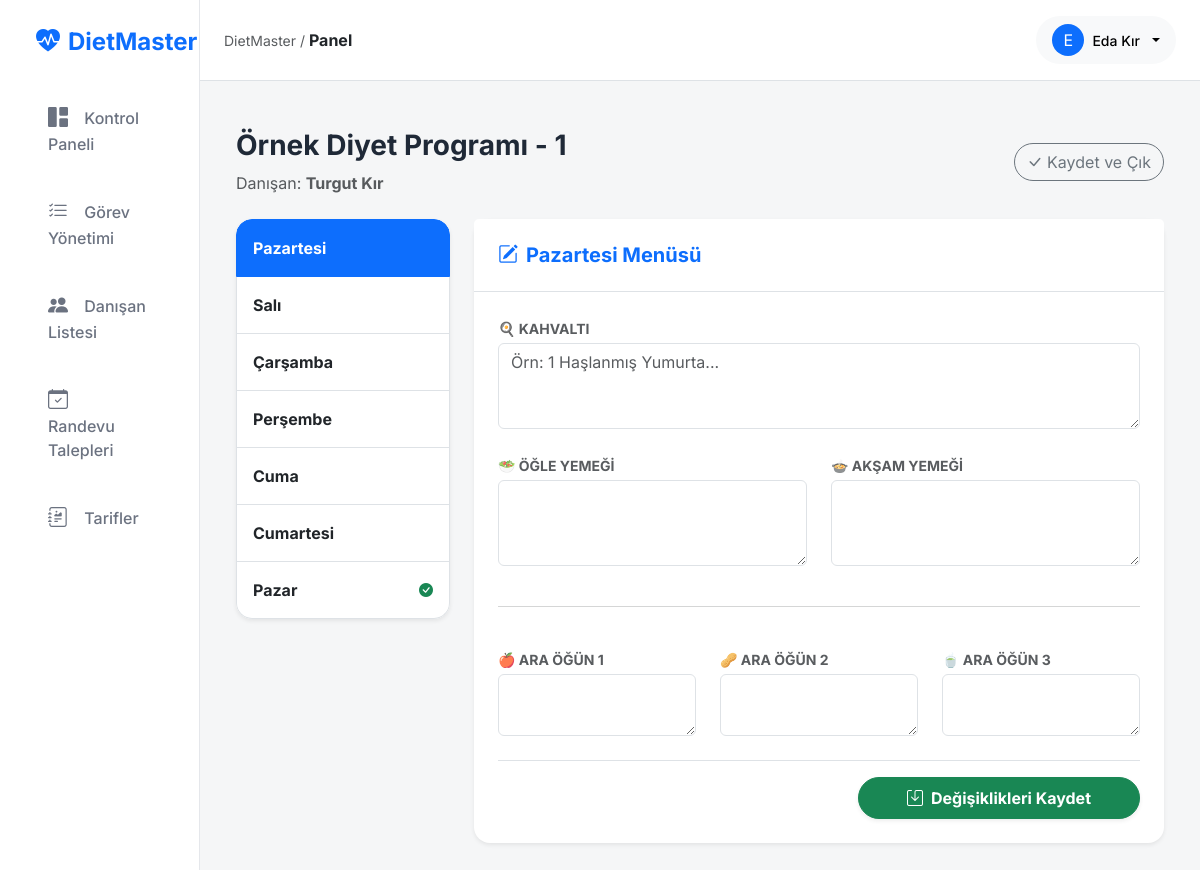
The page /nutrition/edit/2/ (signed in) on the database its author committed.
### apps/users/models.py (models this page shows, shortened)
class CustomUser(AbstractUser):
    class Role(models.TextChoices):
        ADMIN = "ADMIN", "Diyetisyen (Admin)"
        STAFF = "STAFF", "Stajyer"
        CLIENT = "CLIENT", "Danışan"
        NEW_CLIENT = "NEW_CLIENT", "Yeni Üye (Potansiyel)"
    role = models.CharField(
        max_length=50,
        choices=Role.choices,
        default=Role.NEW_CLIENT,
        verbose_name="Kullanıcı Rolü"
    )
    phone_number = models.CharField(
        max_length=15,
        blank=True,
        null=True,
        verbose_name="Telefon Numarası"
    )
    profile_photo = models.ImageField(
        upload_to='profile_photos/',
        blank=True,
        null=True,
        verbose_name="Profil Fotoğrafı"
    )

### apps/nutrition/models.py (models this page shows, shortened)
class DietProgram(models.Model):
    user = models.ForeignKey(
        settings.AUTH_USER_MODEL,
        on_delete=models.CASCADE,
        related_name="diet_programs",
        limit_choices_to={'role': 'CLIENT'} # Sadece Danışanlar seçilebilsin
    )
    title = models.CharField("Program Adı", max_length=100, help_text="Örn: 1. Hafta - Detoks Listesi")
    start_date = models.DateField("Başlangıç Tarihi")
    end_date = models.DateField("Bitiş Tarihi")
    is_active = models.BooleanField("Aktif Program mı?", default=True)
    created_at = models.DateTimeField(auto_now_add=True)

class DailyMealPlan(models.Model):
    DAYS_OF_WEEK = [
        (0, 'Pazartesi'),
        (1, 'Salı'),
        (2, 'Çarşamba'),
        (3, 'Perşembe'),
        (4, 'Cuma'),
        (5, 'Cumartesi'),
        (6, 'Pazar'),
    ]
    program = models.ForeignKey(DietProgram, on_delete=models.CASCADE, related_name="daily_plans")
    day_of_week = models.IntegerField("Gün", choices=DAYS_OF_WEEK)
    breakfast = models.TextField("Kahvaltı", blank=True)
    lunch = models.TextField("Öğle Yemeği", blank=True)
    dinner = models.TextField("Akşam Yemeği", blank=True)
    snack_1 = models.TextField("Ara Öğün 1 (Kuşluk)", blank=True)
    snack_2 = models.TextField("Ara Öğün 2 (İkindi)", blank=True)
    snack_3 = models.TextField("Ara Öğün 3 (Gece)", blank=True)
    class Meta:
        ordering = ['day_of_week']
        unique_together = ('program', 'day_of_week') # Aynı programa aynı günden 2 tane eklenemesin

### apps/nutrition/views.py (the view)
# urls.py: path('edit/<int:program_id>/', views.program_edit, name='program_edit'),
@login_required
def program_edit(request, program_id):
    if request.user.role != 'ADMIN':
        return redirect('core:dashboard')
    program = get_object_or_404(DietProgram, id=program_id)
    days = program.daily_plans.all().order_by('day_of_week')
    selected_day_id = request.GET.get('day_id')
    if selected_day_id:
        active_day = get_object_or_404(DailyMealPlan, id=selected_day_id)
    else:
        active_day = days.first()
    if request.method == 'POST':
        form = DailyMealForm(request.POST, instance=active_day)
        if form.is_valid():
            form.save()
            messages.success(request, f"{active_day.get_day_of_week_display()} güncellendi!")
            return redirect(f"{request.path}?day_id={active_day.id}")
    else:
        form = DailyMealForm(instance=active_day)
    return render(request, 'nutrition/program_editor.html', {
        'program': program,
        'days': days,
        'active_day': active_day,
        'form': form
    })

### apps/nutrition/forms.py
class DailyMealForm(forms.ModelForm):
    class Meta:
        model = DailyMealPlan
        fields = ['breakfast', 'lunch', 'dinner', 'snack_1', 'snack_2', 'snack_3']
        widgets = {
            'breakfast': forms.Textarea(attrs={'class': 'form-control', 'rows': 3, 'placeholder': 'Örn: 1 Haşlanmış Yumurta...'}),
            'lunch': forms.Textarea(attrs={'class': 'form-control', 'rows': 3}),
            'dinner': forms.Textarea(attrs={'class': 'form-control', 'rows': 3}),
            'snack_1': forms.Textarea(attrs={'class': 'form-control', 'rows': 2}),
            'snack_2': forms.Textarea(attrs={'class': 'form-control', 'rows': 2}),
            'snack_3': forms.Textarea(attrs={'class': 'form-control', 'rows': 2}),
        }

### apps/nutrition/templates/nutrition/program_editor.html (shortened to what this page needs)
{% extends 'base.html' %}
{% block content %}
<div class="container py-4">
    <div class="d-flex justify-content-between align-items-center mb-4">
        <div>
            <h3 class="fw-bold">{{ program.title }}</h3>
            <p class="text-muted mb-0">Danışan: <strong>{{ program.user.get_full_name }}</strong></p>
        </div>
        <a href="{% url 'core:dashboard' %}" class="btn btn-outline-secondary rounded-pill">
            <i class="bi bi-check-lg"></i> Kaydet ve Çık
        </a>
    </div>
    <div class="row g-4">
        <div class="col-md-3">
            <div class="list-group shadow-sm rounded-4 overflow-hidden">
                {% for day in days %}
                <a href="?day_id={{ day.id }}"
                   class="list-group-item list-group-item-action p-3 fw-bold {% if day.id == active_day.id %}active bg-primary border-primary{% endif %}">
                    <div class="d-flex justify-content-between align-items-center">
                        {{ day.get_day_of_week_display }}
                        {% if day.breakfast %}<i class="bi bi-check-circle-fill small {% if day.id == active_day.id %}text-white{% else %}text-success{% endif %}"></i>{% endif %}
                    </div>
                </a>
                {% endfor %}
            </div>
        </div>
        <div class="col-md-9">
            <div class="card border-0 shadow-sm rounded-4">
                <div class="card-header bg-white p-4 border-bottom">
                    <h5 class="fw-bold text-primary mb-0">
                        <i class="bi bi-pencil-square me-2"></i>{{ active_day.get_day_of_week_display }} Menüsü
                    </h5>
                </div>
                <div class="card-body p-4">
                    <form method="post">
                        <div class="row g-4">
                            <div class="col-12">
                                <label class="fw-bold text-muted small text-uppercase mb-1">🍳 Kahvaltı</label>
                                {{ form.breakfast }}
                            </div>
                            <div class="col-md-6">
                                <label class="fw-bold text-muted small text-uppercase mb-1">🥗 Öğle Yemeği</label>
                                {{ form.lunch }}
                            </div>
                            <div class="col-md-6">
                                <label class="fw-bold text-muted small text-uppercase mb-1">🍲 Akşam Yemeği</label>
                                {{ form.dinner }}
                            </div>
                            <div class="col-12"><hr class="text-muted opacity-25"></div>
                            <div class="col-md-4">
                                <label class="fw-bold text-muted small text-uppercase mb-1">🍎 Ara Öğün 1</label>
                                {{ form.snack_1 }}
                            </div>
                            <div class="col-md-4">
                                <label class="fw-bold text-muted small text-uppercase mb-1">🥜 Ara Öğün 2</label>
                                {{ form.snack_2 }}
                            </div>
                            <div class="col-md-4">
                                <label class="fw-bold text-muted small text-uppercase mb-1">🍵 Ara Öğün 3</label>
                                {{ form.snack_3 }}
                            </div>
                        </div>
                        <div class="d-flex justify-content-end mt-4 pt-3 border-top">
                            <button type="submit" class="btn btn-success px-5 py-2 rounded-pill fw-bold shadow-sm">
                                <i class="bi bi-save me-2"></i>Değişiklikleri Kaydet
                            </button>
                        </div>
                    </form>
                </div>
            </div>
        </div>
    </div>
</div>
{% endblock %}

### templates/base.html (shortened to what this page needs)
{% load static %}
<!DOCTYPE html>
<html lang="tr">
<head>
    <link href="https://cdn.jsdelivr.net/npm/bootstrap@5.3.2/dist/css/bootstrap.min.css" rel="stylesheet">
    <link rel="stylesheet" href="https://cdn.jsdelivr.net/npm/bootstrap-icons@1.11.3/font/bootstrap-icons.min.css">
    <link rel="stylesheet" href="{% static 'css/main.css' %}">
</head>
<body>
<div class="container-fluid">
    <div class="row">
        {% if user.is_authenticated %}
        <nav id="sidebar" class="col-md-3 col-lg-2 d-none d-md-block sidebar min-vh-100">
            <div class="position-sticky pt-3">
                <div class="px-4 pb-4 pt-2">
                    <a class="navbar-brand fs-4 fw-bold text-primary d-flex align-items-center" href="{% url 'core:dashboard' %}">
                        <i class="bi bi-heart-pulse-fill me-2"></i> DietMaster
                    </a>
                </div>
                <ul class="nav flex-column px-2">
                    <li class="nav-item mb-1">
                        <a class="nav-link {% if request.resolver_match.view_name == 'core:dashboard' %}active{% endif %}" href="{% url 'core:dashboard' %}">
                            <i class="bi bi-grid-1x2-fill"></i>
                            <span>Kontrol Paneli</span>
                        </a>
                    </li>
                    {% if user.role == 'ADMIN' %}
                    <li class="nav-item mb-1">
                        <a class="nav-link {% if 'gamification' in request.path %}active{% endif %}" href="{% url 'gamification:manager' %}">
                            <i class="bi bi-list-check"></i>
                            <span>Görev Yönetimi</span>
                        </a>
                    </li>
                    <li class="nav-item mb-1">
                        <a class="nav-link {% if 'nutrition/clients' in request.path %}active{% endif %}" href="{% url 'nutrition:client_list' %}">
                            <i class="bi bi-people-fill"></i>
                            <span>Danışan Listesi</span>
                        </a>
                    </li>
                    <li class="nav-item mb-1">
                        <a class="nav-link {% if 'appointments' in request.path %}active{% endif %}" href="{% url 'appointments:calendar' %}">
                            <i class="bi bi-calendar-check"></i>
                            <span>Randevu Talepleri</span>
                        </a>
                    </li>
                    {% endif %}
                    <li class="nav-item mb-1">
                        <a class="nav-link {% if 'recipes' in request.resolver_match.view_name %}active{% endif %}" href="{% url 'recipes:list' %}">
                            <i class="bi bi-journal-richtext"></i>
                            <span>Tarifler</span>
                        </a>
                    </li>
                </ul>
            </div>
        </nav>
        {% endif %}
        <div class="col-md-9 ms-sm-auto col-lg-10 p-0 bg-light bg-opacity-50 min-vh-100">
            <header class="header-navbar sticky-top bg-white border-bottom d-flex align-items-center justify-content-between px-4 py-3">
                <div class="d-none d-md-block">
                    <span class="text-muted small">DietMaster / </span>
                    <span class="fw-bold text-dark">{% block title_breadcrumb %}Panel{% endblock %}</span>
                </div>
                <div class="dropdown">
                    <button class="btn btn-light bg-gray-50 border-0 dropdown-toggle d-flex align-items-center gap-2 py-2 px-3 rounded-pill" type="button" data-bs-toggle="dropdown" aria-expanded="false">
                        <div class="bg-primary text-white rounded-circle d-flex align-items-center justify-content-center" style="width: 32px; height: 32px;">
                            {{ request.user.first_name|slice:":1"|default:request.user.username|slice:":1"|upper }}
                        </div>
                        <span class="fw-medium small d-none d-md-inline">{{ request.user.get_full_name|default:request.user.username }}</span>
                    </button>
                </div>
            </header>
            <main class="p-4">
                {% block content %}{% endblock %}
            </main>
        </div>
    </div>
</div>
</body>
</html>

### static/css/main.css (style rules this page uses)
:root { --primary: #6366f1; --primary-dark: #4f46e5; --primary-light: #e0e7ff; --secondary: #64748b; --success: #10b981; --warning: #f59e0b; --danger: #ef4444; --bg-body: #f3f4f6; --bg-card: #ffffff; --gradient-primary: linear-gradient(135deg, #6366f1 0%, #4f46e5 100%); --shadow-sm: 0 1px 2px 0 rgb(0 0 0 / 0.05); --shadow-md: 0 4px 6px -1px rgb(0 0 0 / 0.1), 0 2px 4px -1px rgb(0 0 0 / 0.06); --shadow-lg: 0 10px 15px -3px rgb(0 0 0 / 0.1), 0 4px 6px -2px rgb(0 0 0 / 0.05); --radius-md: 12px; --radius-lg: 16px; --radius-full: 9999px; --transition: all 0.2s cubic-bezier(0.4, 0, 0.2, 1); }
body { font-family: 'Inter', sans-serif; background-color: var(--bg-body); color: #1f2937; -webkit-font-smoothing: antialiased; }
a { text-decoration: none; }
.sidebar { background-color: var(--bg-card); border-right: 1px solid #e5e7eb; }
.sidebar .nav-link { color: #6b7280; font-weight: 500; padding: 0.875rem 1rem; margin: 0.25rem 0.75rem; border-radius: var(--radius-md); transition: var(--transition); }
.sidebar .nav-link i { margin-right: 0.75rem; font-size: 1.25rem; }

### rows shown on the page
CustomUser: user.first_name "E", user.get_full_name "Eda Kır"
DietProgram: title "Örnek Diyet Programı - 1", user.get_full_name "Turgut Kır"
DailyMealPlan: day_of_week "Pazartesi"
DailyMealPlan: day_of_week "Salı"
DailyMealPlan: day_of_week "Çarşamba"
DailyMealPlan: day_of_week "Perşembe"
DailyMealPlan: day_of_week "Cuma"
DailyMealPlan: day_of_week "Cumartesi"
DailyMealPlan: day_of_week "Pazar"
